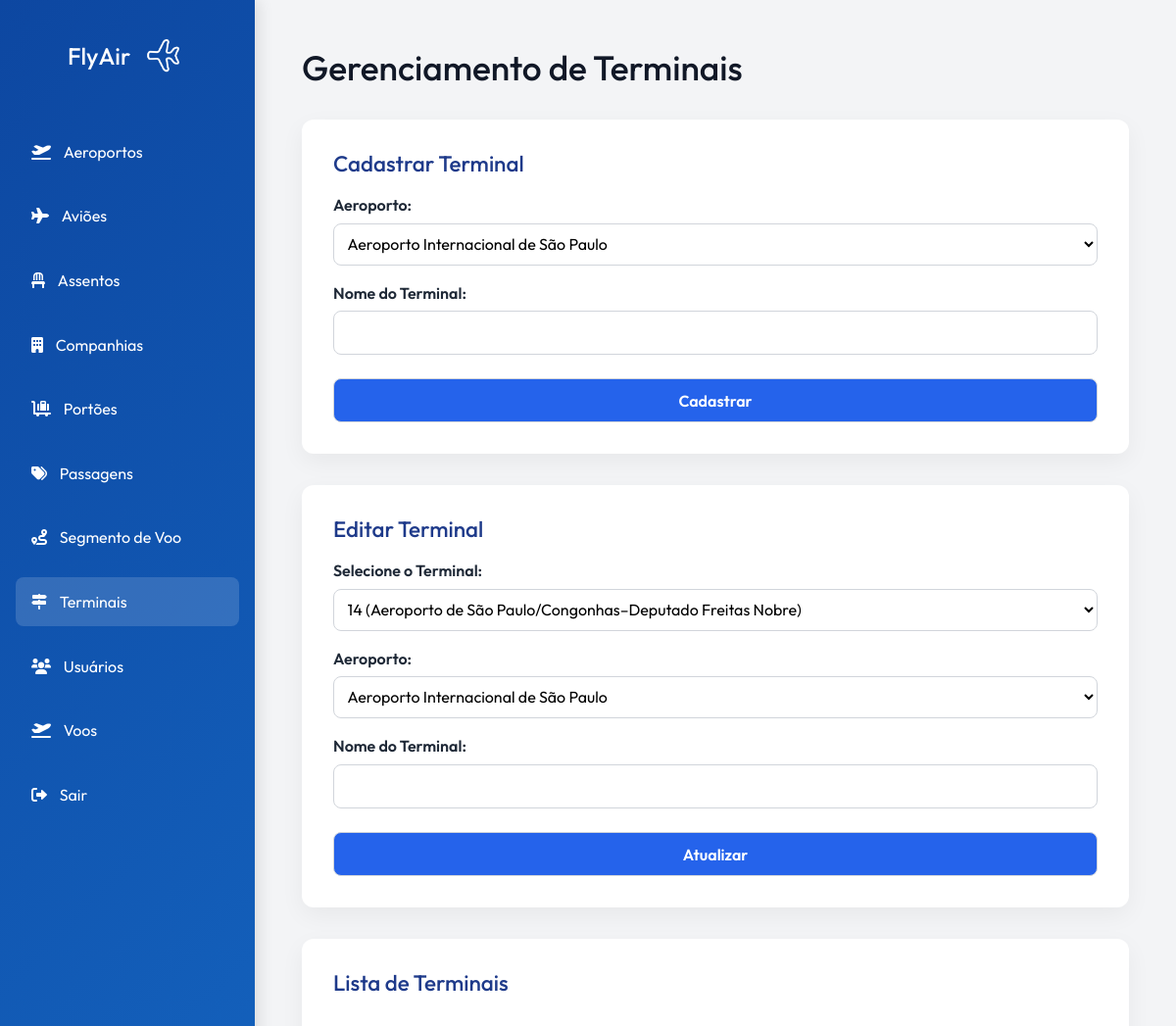
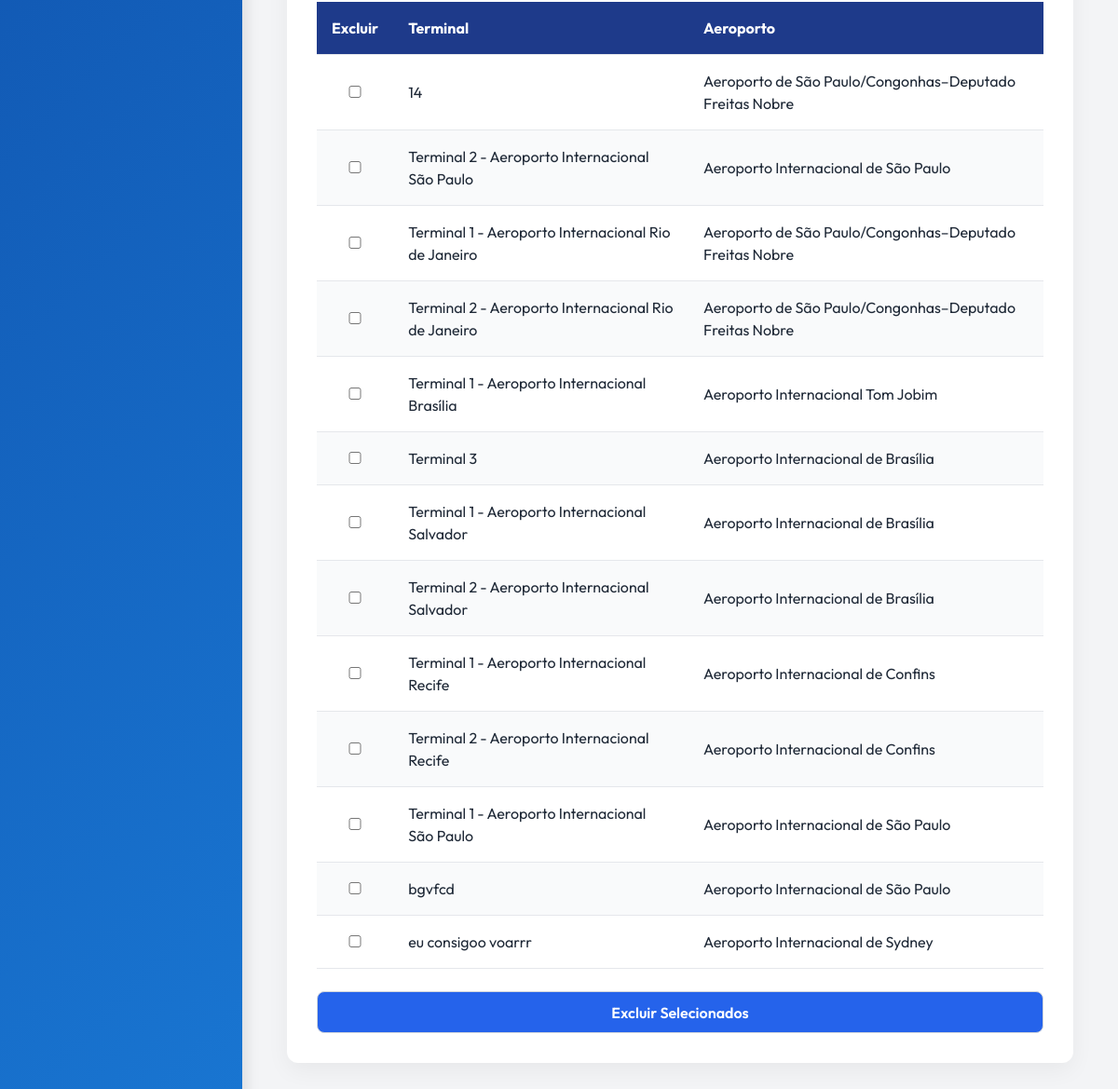
Screenshot of /routes/terminalRoutes.php (signed in) with the database file from the repository (2 pictures, top to bottom).
### tables this page shows
CREATE TABLE `terminais` (
  `id_terminal` int(11) NOT NULL,
  `id_aeroporto` int(11) NOT NULL,
  `nome_terminal` varchar(255) NOT NULL
);

CREATE TABLE `aeroportos` (
  `id_aeroporto` int(11) NOT NULL,
  `nome_aeroporto` varchar(255) NOT NULL,
  `codigo_aeroporto` varchar(10) NOT NULL,
  `localizacao_aeroporto` varchar(255) NOT NULL
);

### app/controllers/TerminalController.php (called while the page is built, shortened)
<?php
require_once __DIR__ . '/../models/Terminal.php';
class TerminalController {
    private $model;
    public function __construct($mysqli) {
        $this->model = new Terminal($mysqli);
    }
    public function index() {
        $terminais = $this->model->listarTodos();
        $aeroportos = $this->model->listarAeroportos();
        include '../app/views/ctrldev/terminal/index.php';
    }
}

### app/models/Terminal.php (called while the page is built, shortened)
<?php
class Terminal {
    private $db;
    public function __construct($mysqli) {
        $this->db = $mysqli;
    }
    public function listarTodos() {
        $sql = "SELECT t.id_terminal, t.nome_terminal, a.nome_aeroporto, a.id_aeroporto
                FROM terminais t
                INNER JOIN aeroportos a ON t.id_aeroporto = a.id_aeroporto";
        return $this->db->query($sql);
    }
    public function listarAeroportos() {
        return $this->db->query("SELECT * FROM aeroportos");
    }
}

### app/views/ctrldev/terminal/index.php (the view, shortened to what this page needs)
<?php
require_once '../routes/terminalRoutes.php';
?>
<!DOCTYPE html>
<html lang="pt-br">
<head>
  <link rel="stylesheet" href="../assets/css/style.css">
  <link href="https://cdnjs.cloudflare.com/ajax/libs/font-awesome/6.0.0-beta3/css/all.min.css" rel="stylesheet">
    <link href="https://cdn.jsdelivr.net/npm/bootstrap@5.3.3/dist/css/bootstrap.min.css" rel="stylesheet">
</head>
<body id="adm">
<aside class="sidebar">
    <div class="sidebar-header">
        <h1>FlyAir<a href="../app/views/ctrldev/"><img src="../assets/images/fly-airplane.png" alt="Logo" class="logo"></a></h1>
    </div>
      <nav class="menu">
        <a href="../routes/aeroportoRoutes.php" class="menu-item">
          <i class="fa-solid fa-plane-departure"></i>
          <span>Aeroportos</span>
        </a>
        <a href="../routes/aviaoRoutes.php" class="menu-item">
          <i class="fas fa-plane"></i>
          <span>Aviões</span>
        </a>
        <a href="../routes/assentoRoutes.php" class="menu-item">
          <i class="fas fa-chair"></i>
          <span>Assentos</span>
        </a>
        <a href="../routes/companhiaRoutes.php" class="menu-item">
          <i class="fas fa-building"></i>
          <span>Companhias</span>
        </a>
        <a href="../routes/portaoRoutes.php" class="menu-item">
          <i class="fa-solid fa-cart-flatbed-suitcase"></i>
          <span>Portões</span>
        </a>
        <a href="../routes/passagemRoutes.php" class="menu-item">
          <i class="fas fa-tags"></i>
          <span>Passagens</span>
        </a>
        <a href="../routes/segmentoVooRoutes.php" class="menu-item">
          <i class="fas fa-route"></i>
          <span>Segmento de Voo</span>
        </a>
        <a href="../routes/terminalRoutes.php" class="menu-item active">
          <i class="fa-solid fa-signs-post"></i>
          <span>Terminais</span>
          </a>
          <a href="../routes/usuarioRoutes.php" class="menu-item">
              <i class="fas fa-users"></i>
              <span>Usuários</span>
          </a>
          <a href="../routes/vooRoutes.php" class="menu-item">
              <i class="fas fa-plane-departure"></i>
              <span>Voos</span>
          </a>
          <a href="/aeroporto/logout" class="menu-item">
              <i class="fa-solid fa-right-from-bracket"></i>
              <span>Sair</span>
          </a>
      </nav>
    </aside>
<main>
<h1>Gerenciamento de Terminais</h1>
<div class="form-container" id='formulario'>
  <h2>Cadastrar Terminal</h2>
  <form method="post" action="../routes/terminalRoutes.php">
    <label for="id_aeroporto">Aeroporto:</label>
    <select name="id_aeroporto" required>
      <?php while ($aeroporto = $aeroportos->fetch_assoc()): ?>
        <option value="<?= $aeroporto['id_aeroporto'] ?>"><?= $aeroporto['nome_aeroporto'] ?></option>
      <?php endwhile; ?>
    </select>
    <label for="nome_terminal">Nome do Terminal:</label>
    <input type="text" name="nome_terminal" required>
    <input type="submit" value="Cadastrar">
  </form>
</div>
<div class="form-container" id='formulario'>
  <h2>Editar Terminal</h2>
  <form method="post" action="../routes/terminalRoutes.php">
    <label for="id_terminal">Selecione o Terminal:</label>
    <select name="id_terminal" required>
      <?php
      $terminais->data_seek(0);
      while ($terminal = $terminais->fetch_assoc()):
      ?>
        <option value="<?= $terminal['id_terminal'] ?>">
          <?= $terminal['nome_terminal'] ?> (<?= $terminal['nome_aeroporto'] ?>)
        </option>
      <?php endwhile; ?>
    </select>
    <label for="id_aeroporto_edit">Aeroporto:</label>
    <select name="id_aeroporto_edit" required>
      <?php
      $aeroportos->data_seek(0);
      while ($aeroporto = $aeroportos->fetch_assoc()):
      ?>
        <option value="<?= $aeroporto['id_aeroporto'] ?>"><?= $aeroporto['nome_aeroporto'] ?></option>
      <?php endwhile; ?>
    </select>
    <label for="update_nome_terminal">Nome do Terminal:</label>
    <input type="text" name="update_nome_terminal" required>
    <input type="submit" value="Atualizar">
  </form>
</div>
<div class="form-container" id="listar">
  <h2>Lista de Terminais</h2>
  <form method="post" action="../routes/terminalRoutes.php">
    <div class="table-container">
      <table class="styled-table">
        <thead>
          <tr>
            <th>Excluir</th>
            <th>Terminal</th>
            <th>Aeroporto</th>
          </tr>
        </thead>
        <tbody>
          <?php
          $terminais->data_seek(0);
          while ($terminal = $terminais->fetch_assoc()):
          ?>
            <tr>
              <td><input type="checkbox" name="ids[]" value="<?= $terminal['id_terminal'] ?>"></td>
              <td><?= $terminal['nome_terminal'] ?></td>
              <td><?= $terminal['nome_aeroporto'] ?></td>
            </tr>
          <?php endwhile; ?>
        </tbody>
      </table>
    </div>
    <div class="button-wrapper">
      <input type="submit" value="Excluir Selecionados" class="btn-delete">
    </div>
  </form>
</div>
</main>
</body>
</html>

### assets/css/style.css (style rules this page uses)
* { margin: 0; padding: 0; box-sizing: border-box; }
#adm { display: flex; min-height: 100vh; background: #f3f4f6; color: #1f2937; font-family: 'Outfit', sans-serif!important; }
.sidebar { width: 260px; background: linear-gradient(135deg, #0d47a1, #1976d2); color: white; padding: 2rem 1rem; box-shadow: 4px 0 15px rgba(0, 0, 0, 0.1); }
.sidebar-header { text-align: center; margin-bottom: 3rem; }
.sidebar-header h1 { font-size: 1.5rem; margin-bottom: 1rem; display: flex; align-items: center; justify-content: center; gap: 0.5rem; }
.sidebar-header img.logo { width: 50px; height: auto; }
.menu { display: flex; flex-direction: column; gap: 1rem; }
.menu-item { color: white; text-decoration: none; padding: 0.8rem 1rem; border-radius: 8px; transition: 0.3s ease; display: flex; align-items: center; gap: 0.8rem; }
.menu-item:hover, .menu-item.active { background-color: rgba(255, 255, 255, 0.15); }
main { flex: 1; padding: 3rem; overflow-y: auto; }
main h1 { font-size: 2.2rem; margin-bottom: 2rem; color: #111827; }
.form-container { background: white; padding: 2rem; border-radius: 12px; box-shadow: 0 8px 24px rgba(0, 0, 0, 0.05); margin-bottom: 2rem; }
.form-container h2 { font-size: 1.4rem; margin-bottom: 1rem; color: #1e3a8a; }
.form-container form label { display: block; margin-top: 1rem; font-weight: 600; margin-bottom: 0.4rem; }
.form-container form input, .form-container form select { width: 100%; padding: 0.6rem; border: 1px solid #d1d5db; border-radius: 8px; font-size: 1rem; background: #ffffff; transition: 0.2s ease; }
input[type="submit"] { background: #2563eb!important; color: white; font-weight: 600; margin-top: 1.5rem; cursor: pointer; transition: 0.3s ease; }
.table-container { overflow-x: auto; }
.styled-table { width: 100%; border-collapse: collapse; margin-top: 1rem; }
.styled-table thead { background-color: #1e3a8a; color: white; }
.styled-table th, .styled-table td { padding: 1rem; text-align: left; border-bottom: 1px solid #e5e7eb; }
.styled-table tbody tr:nth-child(even) { background-color: #f9fafb; }
.btn-delete { background-color: #ef4444; border: none; padding: 0.8rem 1.5rem; border-radius: 8px; color: white; font-weight: 600; margin-top: 1rem; transition: 0.3s ease; }
.logo { font-weight: bold; font-size: 22px; color: #1d3557; text-decoration: none; }
.auth-form input, select { padding: 0.6rem; border: 1px solid #d1d5db; border-radius: 8px; background: #f9fafb; font-size: 1rem; }

### rows the page displays
terminais: nome_terminal "14", id_aeroporto.nome_aeroporto "Aeroporto de São Paulo/Congonhas–Deputado Freitas Nobre"
terminais: nome_terminal "Terminal 2 - Aeroporto Internacional São Paulo", id_aeroporto.nome_aeroporto "Aeroporto Internacional de São Paulo"
terminais: nome_terminal "Terminal 1 - Aeroporto Internacional Rio de Janeiro", id_aeroporto.nome_aeroporto "Aeroporto de São Paulo/Congonhas–Deputado Freitas Nobre"
terminais: nome_terminal "Terminal 2 - Aeroporto Internacional Rio de Janeiro", id_aeroporto.nome_aeroporto "Aeroporto de São Paulo/Congonhas–Deputado Freitas Nobre"
terminais: nome_terminal "Terminal 1 - Aeroporto Internacional Brasília", id_aeroporto.nome_aeroporto "Aeroporto Internacional Tom Jobim"
terminais: nome_terminal "Terminal 3", id_aeroporto.nome_aeroporto "Aeroporto Internacional de Brasília"
terminais: nome_terminal "Terminal 1 - Aeroporto Internacional Salvador", id_aeroporto.nome_aeroporto "Aeroporto Internacional de Brasília"
terminais: nome_terminal "Terminal 2 - Aeroporto Internacional Salvador", id_aeroporto.nome_aeroporto "Aeroporto Internacional de Brasília"
terminais: nome_terminal "Terminal 1 - Aeroporto Internacional Recife", id_aeroporto.nome_aeroporto "Aeroporto Internacional de Confins"
terminais: nome_terminal "Terminal 2 - Aeroporto Internacional Recife", id_aeroporto.nome_aeroporto "Aeroporto Internacional de Confins"
terminais: nome_terminal "Terminal 1 - Aeroporto Internacional São Paulo", id_aeroporto.nome_aeroporto "Aeroporto Internacional de São Paulo"
terminais: nome_terminal "bgvfcd", id_aeroporto.nome_aeroporto "Aeroporto Internacional de São Paulo"
terminais: nome_terminal "eu consigoo voarrr", id_aeroporto.nome_aeroporto "Aeroporto Internacional de Sydney"

### other values shown
form field id_aeroporto "Aeroporto Internacional de São Paulo"
form field id_terminal "14 (Aeroporto de São Paulo/Congonhas–Deputado Freitas Nobre)"
form field id_aeroporto_edit "Aeroporto Internacional de São Paulo"
